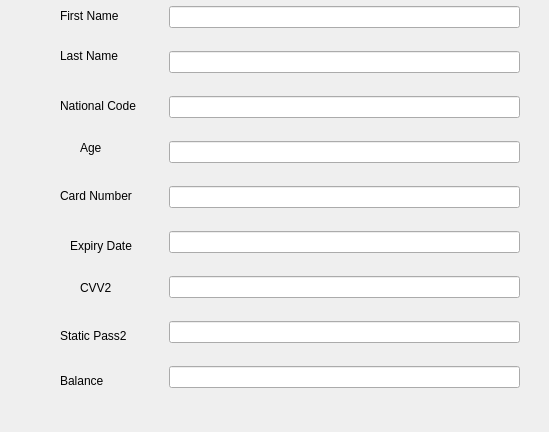
<?xml version="1.0" encoding="UTF-8"?>
<ui version="4.0">
 <class>ViewMyAccountDialog</class>
 <widget class="QDialog" name="ViewMyAccountDialog">
  <property name="geometry">
   <rect>
    <x>0</x>
    <y>0</y>
    <width>549</width>
    <height>432</height>
   </rect>
  </property>
  <property name="windowTitle">
   <string>Dialog</string>
  </property>
  <widget class="QWidget" name="gridLayoutWidget">
   <property name="geometry">
    <rect>
     <x>169</x>
     <y>-11</y>
     <width>351</width>
     <height>421</height>
    </rect>
   </property>
   <layout class="QGridLayout" name="gridLayout">
    <item row="5" column="0">
     <widget class="QLineEdit" name="lineEdit_6">
      <property name="readOnly">
       <bool>true</bool>
      </property>
     </widget>
    </item>
    <item row="2" column="0">
     <widget class="QLineEdit" name="lineEdit_3">
      <property name="readOnly">
       <bool>true</bool>
      </property>
     </widget>
    </item>
    <item row="3" column="0">
     <widget class="QLineEdit" name="lineEdit_4">
      <property name="readOnly">
       <bool>true</bool>
      </property>
     </widget>
    </item>
    <item row="6" column="0">
     <widget class="QLineEdit" name="lineEdit_7">
      <property name="readOnly">
       <bool>true</bool>
      </property>
     </widget>
    </item>
    <item row="4" column="0">
     <widget class="QLineEdit" name="lineEdit_5">
      <property name="readOnly">
       <bool>true</bool>
      </property>
     </widget>
    </item>
    <item row="0" column="0">
     <widget class="QLineEdit" name="lineEdit">
      <property name="readOnly">
       <bool>true</bool>
      </property>
     </widget>
    </item>
    <item row="1" column="0">
     <widget class="QLineEdit" name="lineEdit_2">
      <property name="readOnly">
       <bool>true</bool>
      </property>
     </widget>
    </item>
    <item row="7" column="0">
     <widget class="QLineEdit" name="lineEdit_8">
      <property name="readOnly">
       <bool>true</bool>
      </property>
     </widget>
    </item>
    <item row="8" column="0">
     <widget class="QLineEdit" name="lineEdit_9">
      <property name="readOnly">
       <bool>true</bool>
      </property>
     </widget>
    </item>
   </layout>
  </widget>
  <widget class="QLabel" name="label">
   <property name="geometry">
    <rect>
     <x>60</x>
     <y>0</y>
     <width>71</width>
     <height>31</height>
    </rect>
   </property>
   <property name="text">
    <string>First Name</string>
   </property>
  </widget>
  <widget class="QLabel" name="label_2">
   <property name="geometry">
    <rect>
     <x>60</x>
     <y>40</y>
     <width>61</width>
     <height>31</height>
    </rect>
   </property>
   <property name="text">
    <string>Last Name</string>
   </property>
  </widget>
  <widget class="QLabel" name="label_3">
   <property name="geometry">
    <rect>
     <x>60</x>
     <y>90</y>
     <width>91</width>
     <height>31</height>
    </rect>
   </property>
   <property name="text">
    <string>National Code</string>
   </property>
  </widget>
  <widget class="QLabel" name="label_4">
   <property name="geometry">
    <rect>
     <x>80</x>
     <y>140</y>
     <width>49</width>
     <height>16</height>
    </rect>
   </property>
   <property name="text">
    <string>Age</string>
   </property>
  </widget>
  <widget class="QLabel" name="label_5">
   <property name="geometry">
    <rect>
     <x>60</x>
     <y>180</y>
     <width>81</width>
     <height>31</height>
    </rect>
   </property>
   <property name="text">
    <string>Card Number</string>
   </property>
  </widget>
  <widget class="QLabel" name="label_6">
   <property name="geometry">
    <rect>
     <x>70</x>
     <y>230</y>
     <width>71</width>
     <height>31</height>
    </rect>
   </property>
   <property name="text">
    <string>Expiry Date</string>
   </property>
  </widget>
  <widget class="QLabel" name="label_7">
   <property name="geometry">
    <rect>
     <x>80</x>
     <y>280</y>
     <width>49</width>
     <height>16</height>
    </rect>
   </property>
   <property name="text">
    <string>CVV2</string>
   </property>
  </widget>
  <widget class="QLabel" name="label_8">
   <property name="geometry">
    <rect>
     <x>60</x>
     <y>320</y>
     <width>71</width>
     <height>31</height>
    </rect>
   </property>
   <property name="text">
    <string>Static Pass2</string>
   </property>
  </widget>
  <widget class="QLabel" name="label_9">
   <property name="geometry">
    <rect>
     <x>60</x>
     <y>370</y>
     <width>61</width>
     <height>21</height>
    </rect>
   </property>
   <property name="text">
    <string>Balance</string>
   </property>
  </widget>
 </widget>
 <resources/>
 <connections/>
</ui>
